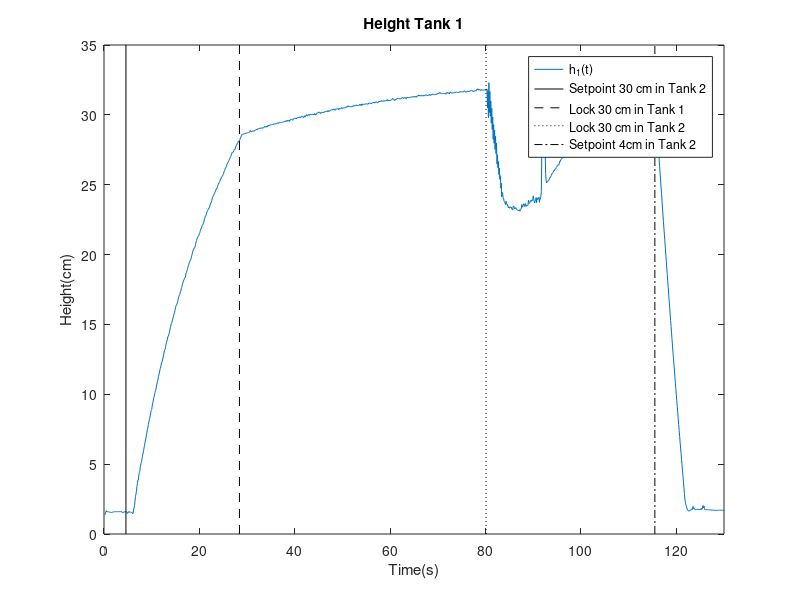
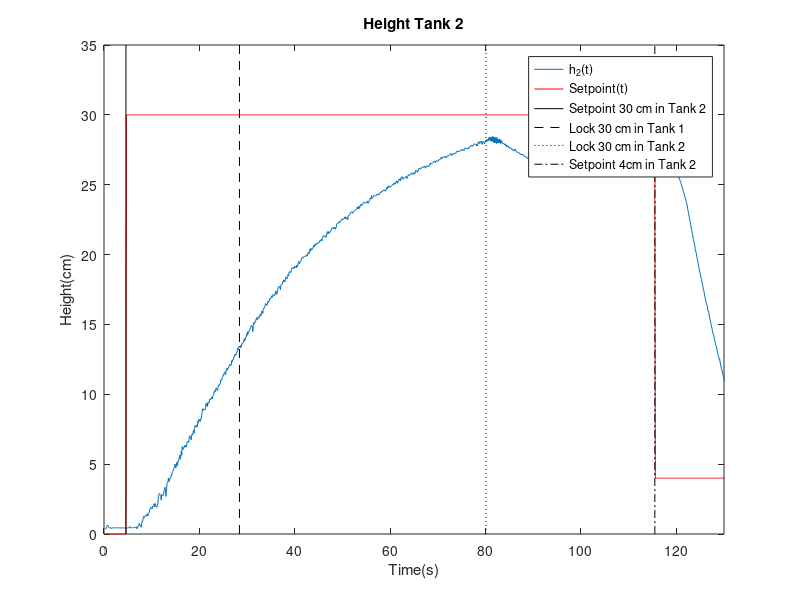
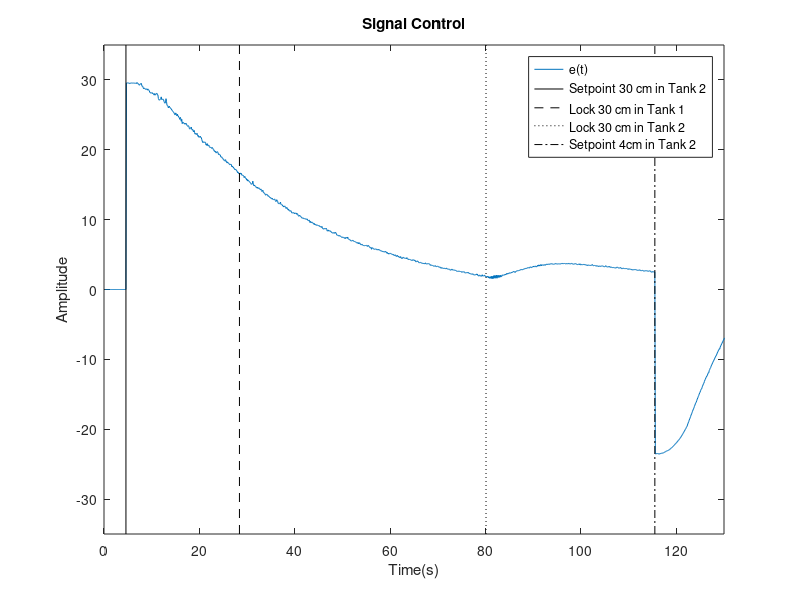
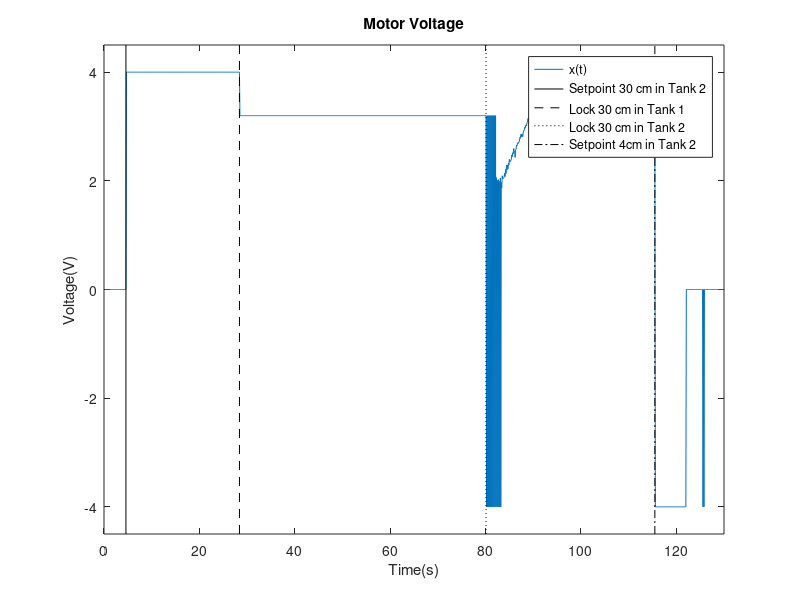

The MATLAB source for these figures, in order:
clear all
close all
clc
Data = load('datas/travas/control_signal.mat');
signal_control = Data.control_signal;
% plot(signal_control(:,1),signal_control(:,2));
%%
Data = load('datas/travas/htank1.mat');
htank1 = Data.htank1;
% plot(htank1(:,1),htank1(:,2));
%%
Data = load('datas/travas/htank2.mat');
htank2 = Data.htank2;
% plot(htank2(:,1),htank2(:,2));
%%
Data = load('datas/travas/motor_voltage.mat');
motor_voltage = Data.motor_voltage;
% plot(motor_voltage(:,1),motor_voltage(:,2));
%%
Data = load('datas/travas/setpoint.mat');
setpoint = Data.setpoint;
%%
start_setpoint30 = find(setpoint(:,2)==30);
x1 = (start_setpoint30(1))/10;
%%
start_block30 = find(motor_voltage(:,2)~=0 & motor_voltage(:,2)~=4);
x2 = (start_block30(1))/10;
%%
start_block30_2 = find(motor_voltage(:,2)==-4);
x3 = (start_block30_2(1))/10;
%%
start_setpoint4 = find(setpoint(:,2)==4);
x4 = (start_setpoint4(1))/10;
%% Plots
figure
xs = [0 130];
hys = [0 35];
cys = [-35 35];
mys = [-4.5 4.5];
%ax1 = subplot(2,2,1);
plot(htank1(:,1),htank1(:,2))
title('Height Tank 1');
ylabel('Height(cm)');
xlabel('Time(s)');
xlim(xs)
ylim(hys);
hold on
plot([x1 x1],hys, '-k')
plot([x2 x2],hys, '--k')
plot([x3 x3],hys, ':k')
plot([x4 x4],hys, '-.k')
legend({'h_1(t)','Setpoint 30 cm in Tank 2', 'Lock 30 cm in Tank 1', 'Lock 30 cm in Tank 2', 'Setpoint 4cm in Tank 2'})
% ---------------------
figure
%ax2 = subplot(2,2,2);
plot(htank2(:,1),htank2(:,2))
title('Height Tank 2');
ylabel('Height(cm)');
xlabel('Time(s)');
xlim(xs)
ylim(hys)
hold on
plot(setpoint(:,1),setpoint(:,2), 'r')
plot([x1 x1],hys, '-k')
plot([x2 x2],hys, '--k')
plot([x3 x3],hys, ':k')
plot([x4 x4],hys, '-.k')
legend({'h_2(t)','Setpoint(t)','Setpoint 30 cm in Tank 2', 'Lock 30 cm in Tank 1', 'Lock 30 cm in Tank 2', 'Setpoint 4cm in Tank 2'})
% ---------------------
%ax3 = subplot(2,2,3);
figure
plot(signal_control(:,1),signal_control(:,2));
title('Signal Control');
ylabel('Amplitude');
xlabel('Time(s)');
xlim(xs)
ylim(cys)
hold on
plot([x1 x1],cys, '-k')
plot([x2 x2],cys, '--k')
plot([x3 x3],cys, ':k')
plot([x4 x4],cys, '-.k')
legend({'e(t)','Setpoint 30 cm in Tank 2', 'Lock 30 cm in Tank 1', 'Lock 30 cm in Tank 2', 'Setpoint 4cm in Tank 2'})
% ---------------------
%ax4 = subplot(2,2,4);
figure
plot(motor_voltage(:,1),motor_voltage(:,2));
title('Motor Voltage');
ylabel('Voltage(V)');
xlabel('Time(s)');
xlim(xs)
ylim(mys)
hold on
plot([x1 x1],mys, '-k')
plot([x2 x2],mys, '--k')
plot([x3 x3],mys, ':k')
plot([x4 x4],mys, '-.k')
legend({'x(t)','Setpoint 30 cm in Tank 2', 'Lock 30 cm in Tank 1', 'Lock 30 cm in Tank 2', 'Setpoint 4cm in Tank 2'})